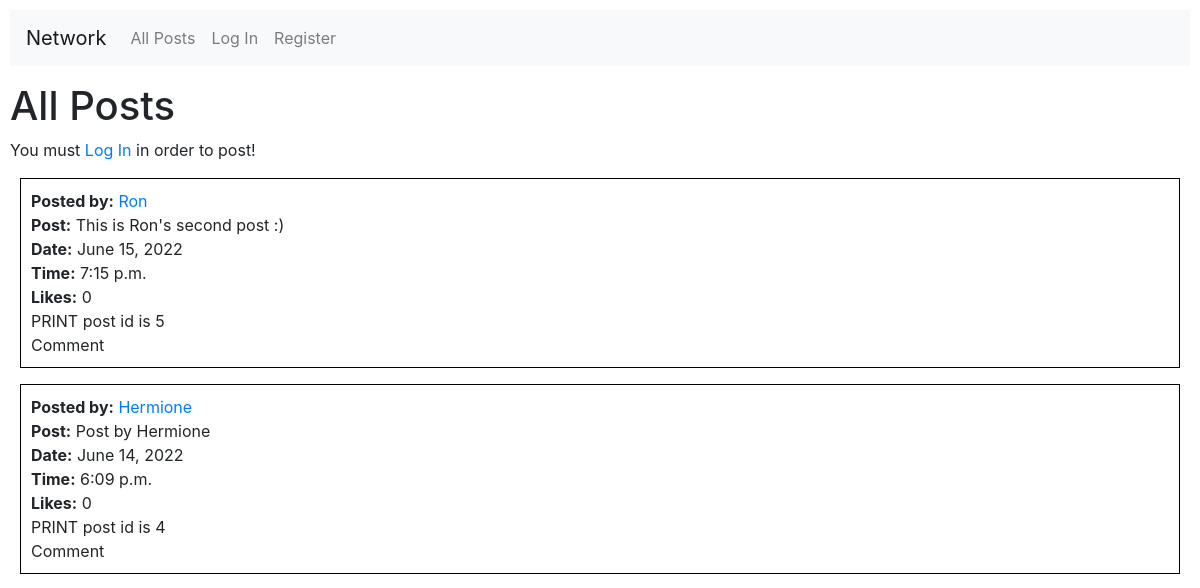
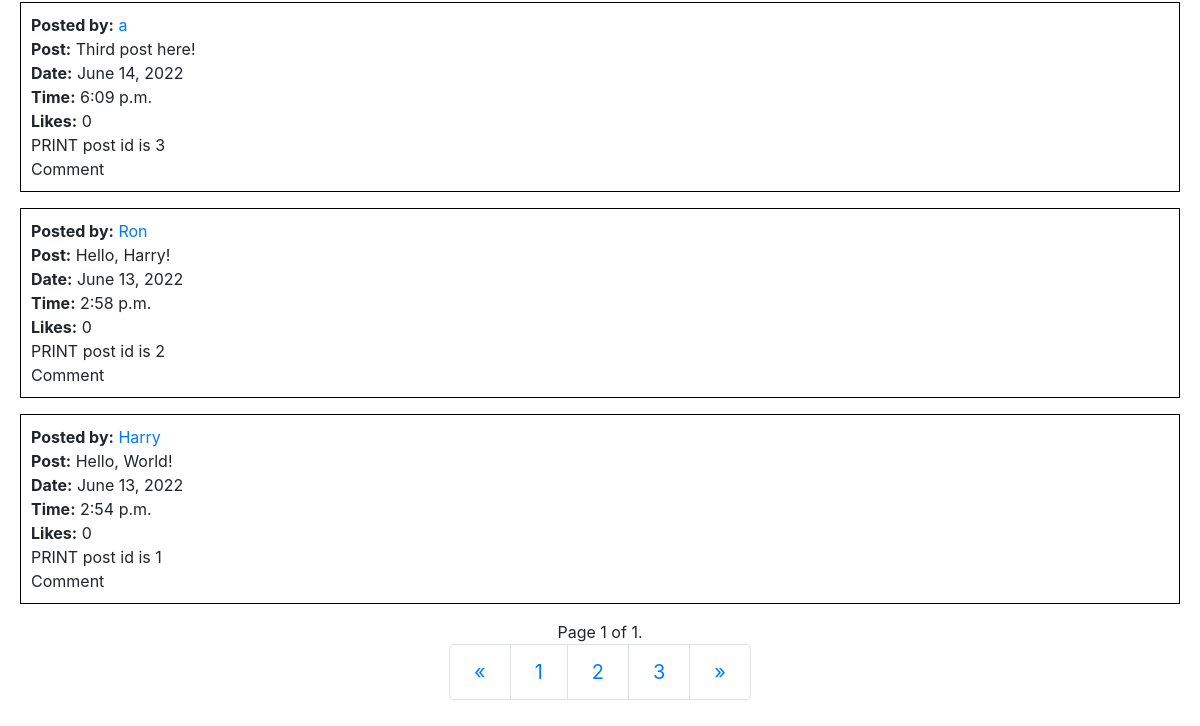
/, run on an earlier commit of the app's database (2 pictures, top to bottom).
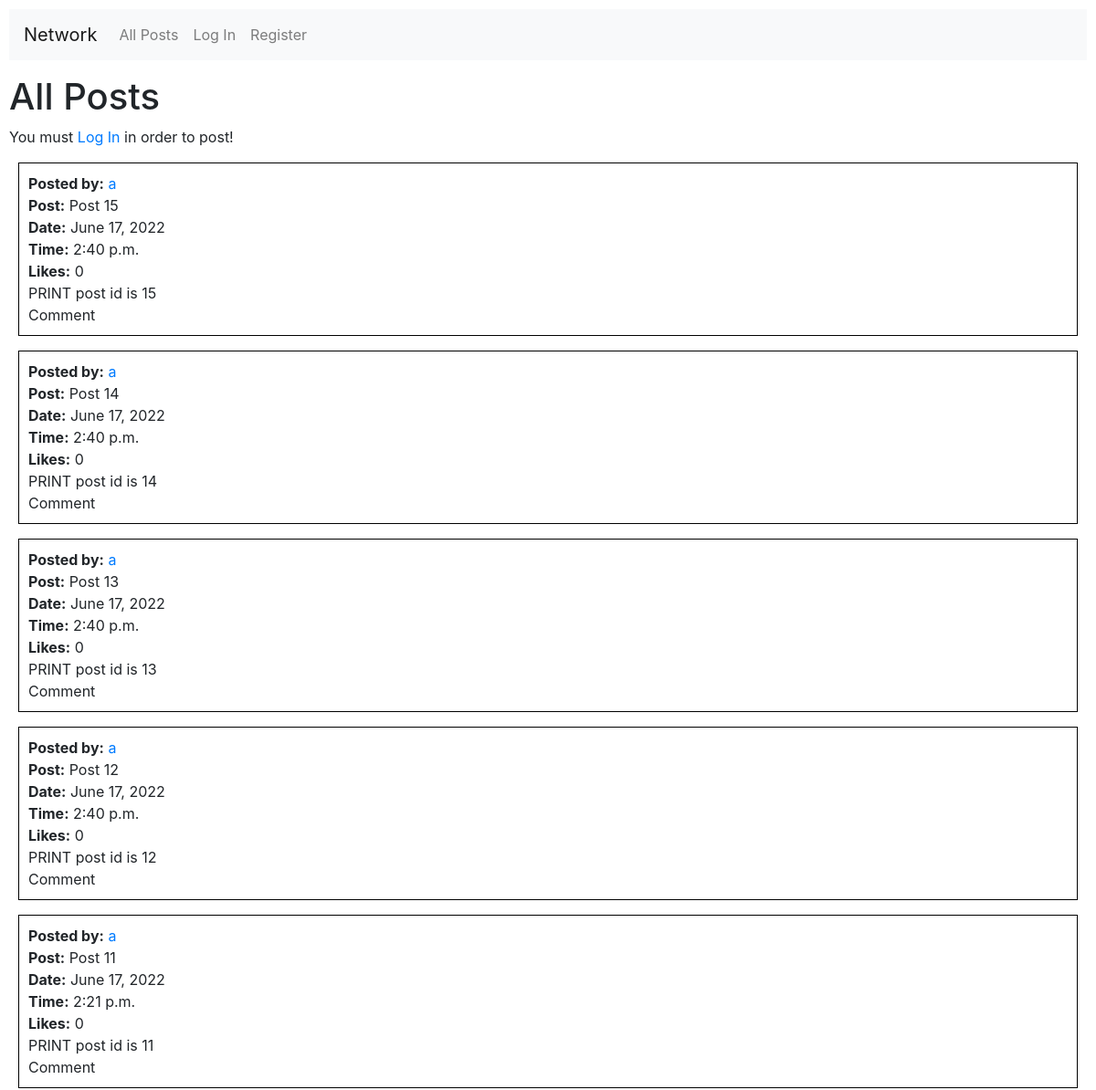
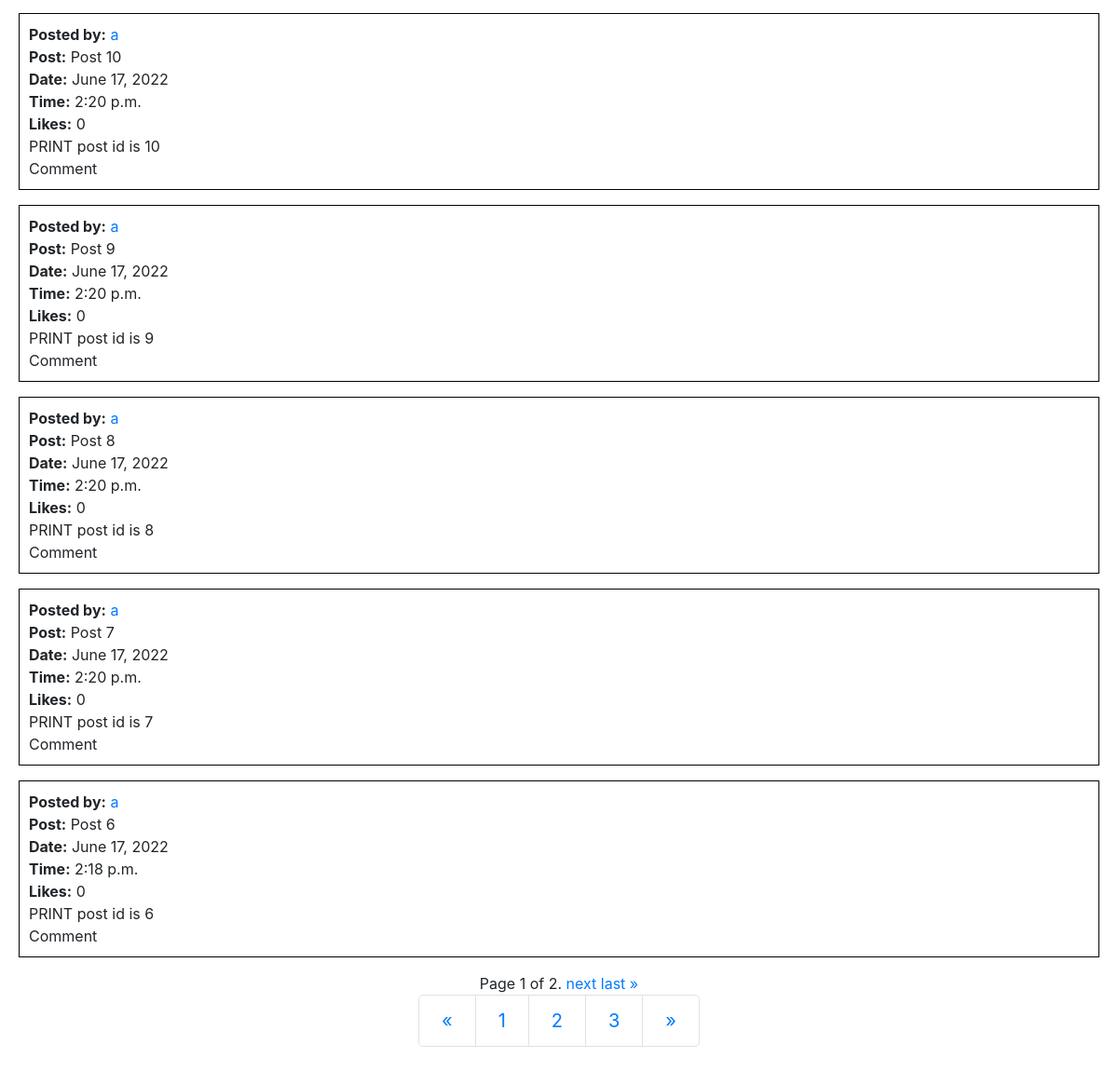
And on a later commit of the database (2 pictures, top to bottom).
### network/models.py (models this page shows, shortened)
class Post(models.Model):
    userid = models.ForeignKey(User, on_delete=models.CASCADE, related_name="user")
    post = models.TextField(max_length=500)
    datetime = models.DateTimeField(default=datetime.now)
    likes = models.IntegerField(default=0)

class User(AbstractUser):
    pass

### network/views.py (the view)
# urls.py: path("", views.index, name="index"),
def index(request):
    if request.method == "POST":
        posted = request.POST["posted"]
        user = request.user
        post = posted
        now = datetime.now()
        likes = 0
        newpost = Post(userid=user, post=post, datetime=now, likes=likes)
        newpost.save()
        posts = Post.objects.all().order_by('-id')
        paginator = Paginator(posts, 10) # test Paginator with 10 per page
        page_number = request.GET.get('page')
        page_obj = paginator.get_page(page_number)
        return render(request, "network/index.html", {
            "posts": posts,
            "page_obj": page_obj
        })
    else:
        posts = Post.objects.all().order_by('-id')
        paginator = Paginator(posts, 10) # test Paginator with 10 per page
        page_number = request.GET.get('page')
        page_obj = paginator.get_page(page_number)
        return render(request, "network/index.html", {
            "posts": posts,
            "page_obj": page_obj
        })

### network/templates/network/index.html (shortened to what this page needs)
{% extends "network/layout.html" %}
{% block body %}
    <h1>All Posts</h1>
    {% if user.is_authenticated %}
    <div class="subdiv">
        <h3>New Post</h3>
        <form action="{% url 'index' %}" method="post">
            {% csrf_token %}
            <textarea class="form-control" name="posted" rows="3" required></textarea >
            <p></p>
            <button type="submit" class="btn btn-primary mb-2">Post</button>
        </form>
    </div>
    {% else %}
    <div>
        You must <a href="{% url 'login' %}">Log In</a> in order to post!
    </div>
    {% endif %}
    {% for post in page_obj %}
    <div class="subdiv">
        <b>Posted by:</b> <a href="{% url 'profile_page' post.userid.username %}">{{ post.userid.username }}</a>
        <div id="{{post.post}}" >
            <b>Post:</b> {{ post.post }}
        </div>
        <b>Date:</b> {{ post.datetime.date }}
        <br>
        <b>Time:</b> {{ post.datetime.time }}
        <br>
        <b>Likes:</b > {{ post.likes }}
        <br>
        PRINT post id is {{ post.id }}
        <br>
        Comment
        <br>
    </div>
    {% empty %}
        We haven't found any post, yet!
        <p></p>
    {% endfor %}
    <nav aria-label="Page navigation example">
        <div class="pagination justify-content-center pagination-lg">
            <span class="step-links">
                <span class="current">
                    Page {{ page_obj.number }} of {{ page_obj.paginator.num_pages }}.
                </span>
                {% if page_obj.has_next %}
                    <a href="?page={{ page_obj.next_page_number }}">next</a>
                    <a href="?page={{ page_obj.paginator.num_pages }}">last &raquo;</a>
                {% endif %}
            </span>
        </div>
    </nav>
    <nav aria-label="Page navigation example">
        <ul class="pagination justify-content-center pagination-lg"">
          <li class="page-item">
            <a class="page-link" href="#" aria-label="Previous">
              <span aria-hidden="true">&laquo;</span>
            </a>
          </li>
          <li class="page-item"><a class="page-link" href="#">1</a></li>
          <li class="page-item"><a class="page-link" href="#">2</a></li>
          <li class="page-item"><a class="page-link" href="#">3</a></li>
          <li class="page-item">
            <a class="page-link" href="#" aria-label="Next">
              <span aria-hidden="true">&raquo;</span>
            </a>
          </li>
        </ul>
      </nav>
{% endblock %}

What changed in the data, as far as the page shows it:
no longer on this page (row unchanged): Post: userid.username "Ron", post "This is Ron's second post :)", datetime "June 15, 2022", datetime.time "7:15 p.m.", likes "0", id "5"
no longer on this page (row unchanged): Post: userid.username "Hermione", post "Post by Hermione", datetime "June 14, 2022", datetime.time "6:09 p.m.", likes "0", id "4"
no longer on this page (row unchanged): Post: userid.username "a", post "Third post here!", datetime "June 14, 2022", datetime.time "6:09 p.m.", likes "0", id "3"
no longer on this page (row unchanged): Post: userid.username "Ron", post "Hello, Harry!", datetime "June 13, 2022", datetime.time "2:58 p.m.", likes "0", id "2"
no longer on this page (row unchanged): Post: userid.username "Harry", post "Hello, World!", datetime "June 13, 2022", datetime.time "2:54 p.m.", likes "0", id "1"
added Post: userid.username "a", post "Post 15", datetime "June 17, 2022", datetime.time "2:40 p.m.", likes "0", id "15"
added Post: userid.username "a", post "Post 14", datetime "June 17, 2022", datetime.time "2:40 p.m.", likes "0", id "14"
added Post: userid.username "a", post "Post 13", datetime "June 17, 2022", datetime.time "2:40 p.m.", likes "0", id "13"
added Post: userid.username "a", post "Post 12", datetime "June 17, 2022", datetime.time "2:40 p.m.", likes "0", id "12"
added Post: userid.username "a", post "Post 11", datetime "June 17, 2022", datetime.time "2:21 p.m.", likes "0", id "11"
added Post: userid.username "a", post "Post 10", datetime "June 17, 2022", datetime.time "2:20 p.m.", likes "0", id "10"
added Post: userid.username "a", post "Post 9", datetime "June 17, 2022", datetime.time "2:20 p.m.", likes "0", id "9"
added Post: userid.username "a", post "Post 8", datetime "June 17, 2022", datetime.time "2:20 p.m.", likes "0", id "8"
added Post: userid.username "a", post "Post 7", datetime "June 17, 2022", datetime.time "2:20 p.m.", likes "0", id "7"
added Post: userid.username "a", post "Post 6", datetime "June 17, 2022", datetime.time "2:18 p.m.", likes "0", id "6"
Also different on the page:
{{ page_obj.paginator.num_pages }}: "1" → "2"
text now shown: "next last »"
